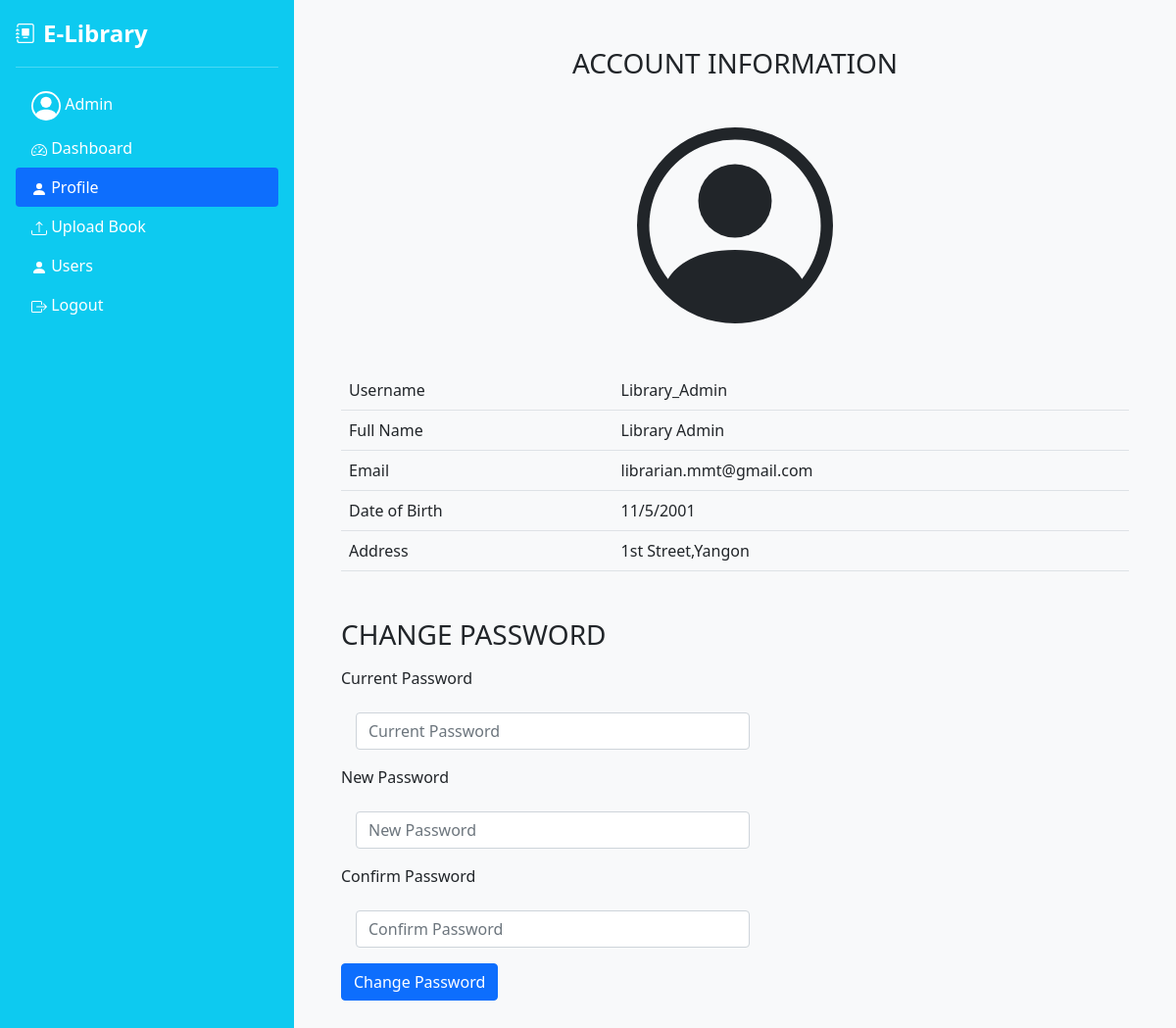
The page /profile (signed in) on the database its author committed.
### tables this page shows
CREATE TABLE "admin" (
	"id"	INTEGER,
	"username"	TEXT NOT NULL,
	"email"	TEXT NOT NULL,
	"password"	TEXT NOT NULL,
	"fullname"	TEXT,
	"address"	TEXT,
	"birth"	TEXT,
	"OTP"	TEXT,
	PRIMARY KEY("id" AUTOINCREMENT)
);

### app.py (the view)
@app.route("/profile")
@limiter.limit("5 per minute")
def profile():
    if not session.get("admin_id"):
        return redirect("/admin-login")
    admin_id = session.get("admin_id")
    data = db.execute("SELECT * FROM books")
    count = db.execute("SELECT COUNT(*) FROM books")
    count_num = count[0]["COUNT(*)"]
    info = db.execute("SELECT * FROM admin WHERE id = ?", admin_id)
    return render_template("profile.html", books=data, count=count_num, info = info)

### templates/profile.html (shortened to what this page needs)
{% extends "admin-layout.html" %}
{% block content %}
    <div class="p-5 bg-light col">
        <h3 class="text-center text-dark mb-5">ACCOUNT INFORMATION</h3>
        <div>
            <table class="table mb-5">
                <tbody>
                  <tr>
                    <td>Username</td>
                    <td>{{ info[0]["username"] }}</td>
                  </tr>
                  <tr>
                    <td>Full Name</td>
                    <td>{{ info[0]["fullname"] }}</td>
                  </tr>
                  <tr>
                      <td>Email</td>
                      <td>{{ info[0]["email"] }}</td>
                  </tr>
                  <tr>
                      <td>Date of Birth</td>
                      <td>{{ info[0]["birth"] }}</td>
                  </tr>
                  <tr>
                      <td>Address</td>
                      <td>{{ info[0]["address"] }}</td>
                  </tr>
                </tbody>
            </table>
            <div>
              <h3 class="mb-3">CHANGE PASSWORD</h3>
              <form action="/change-pw" method="POST">
                <div class="mb-3">
                  <label for="current_password" class="form-label">Current Password</label>
                  <input type="password" class="form-control w-50" id="current_password" name="current_password" placeholder="Current Password">
                </div>
                <div class="mb-3">
                  <label for="new_password" class="form-label">New Password</label>
                  <input type="password" class="form-control w-50" id="new_password" name="new_password" placeholder="New Password">
                </div>
                <div class="mb-3">
                  <label for="confirm" class="form-label">Confirm Password</label>
                  <input type="password" class="form-control w-50" id="confirm_password" name="confirm_password" placeholder="Confirm Password">
                </div>
                <button type="submit" class="btn btn-primary">Change Password</button>
              </form>
            </div>
        </div>
    </div>
{% endblock %}

### static/css/style.css (style rules this page uses)
.col { height: 100vh; overflow-y: scroll; -ms-overflow-style: none; scrollbar-width: none; }
input { padding:12px; margin:15px; width: 20%; outline: none; }
form button { background: transparent; border: 2px solid #fff; color: white; border-radius: 30px; padding: 10px 30px; font-size: 15px; cursor: pointer; }

### rows shown on the page
admin: username "Library_Admin", fullname "Library Admin", email "librarian.mmt@gmail.com", birth "11/5/2001", address "1st Street,Yangon"
